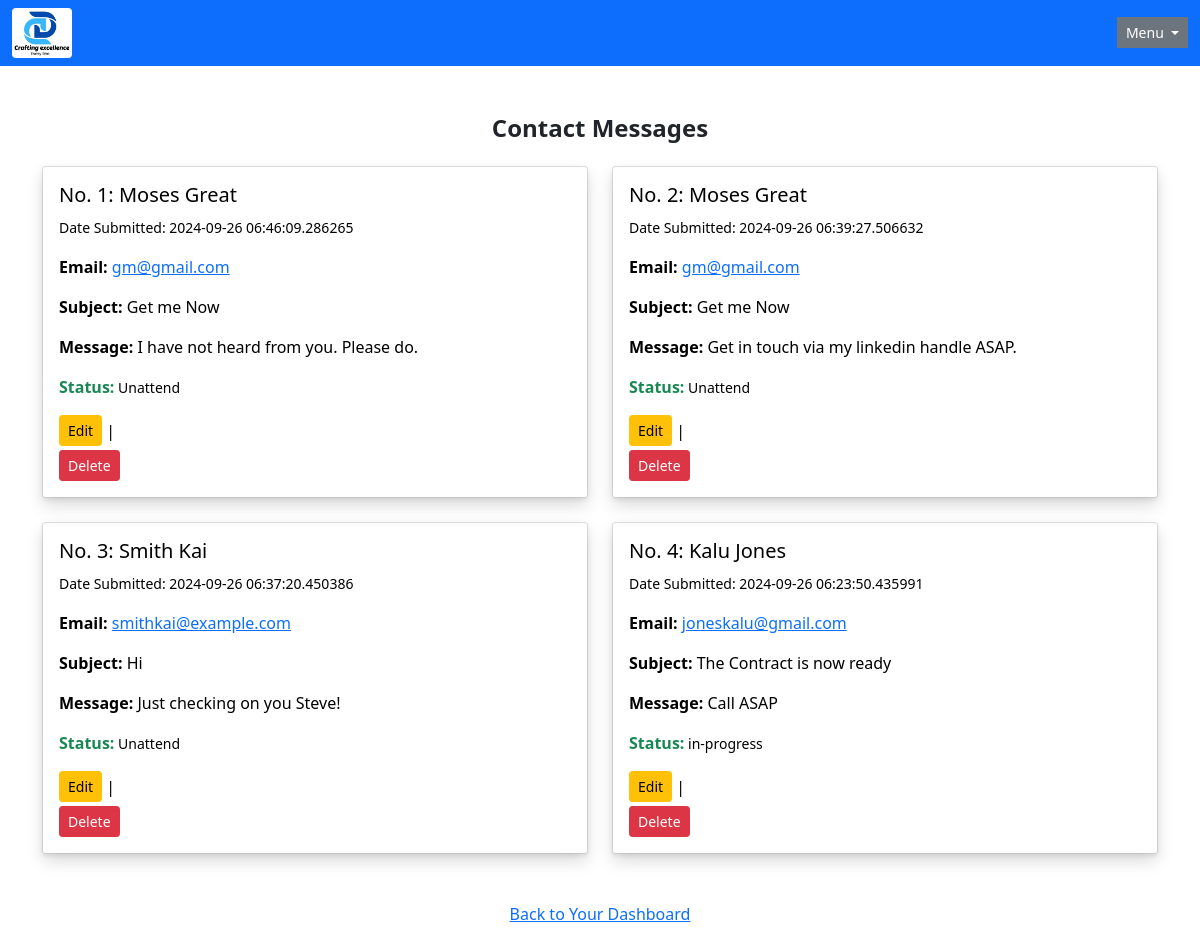
The app's page /contacts/view (signed in) with its own data.
### app/models/contact.py (models this page shows, shortened)
class ContactMessage(db.Model):
    __tablename__ = 'contactMessage'
    message_id: Mapped[str] = mapped_column(
            String(length=36), primary_key=True, default=str(uuid4())
    )
    date_submitted: Mapped[datetime] = mapped_column(
        DateTime, default=datetime.utcnow
    )
    name: Mapped[str] = mapped_column(
        String(length=100), unique=False
    )
    email: Mapped[str] = mapped_column(
        String(length=120), unique=False
    )
    subject: Mapped[str] = mapped_column(
        String(length=120), unique=False
    )
    message: Mapped[str] = mapped_column(Text)
    status: Mapped[str] = mapped_column(
        String(length=30), unique=False, default="Unattend"
    )

### app/routes/contacts.py (the view)
@contacts_bp.route("/contacts/view", methods=['GET'], strict_slashes=False)
@jwt_required()
def view_contact_messages():
        admin_id = get_jwt_identity()
        admin = Admin.query.filter_by(id=admin_id).first()
        if not admin:
            flash('You are not an admin', 'warning')
            return redirect(url_for('main.home.home_page'))
        contact_messages = ContactMessage.query.all()
        return render_template('view_contact_messages.html', contact_messages=contact_messages)

### app/routes/afterRequest.py (called while the page is built)
def refresh_expiring_jwts(response):
    try:
        exp_timestamp = get_jwt()["exp"]
        now = datetime.now(timezone.utc)
        target_timestamp = datetime.timestamp(now + timedelta(minutes=30))
        if target_timestamp > exp_timestamp:
            access_token = create_access_token(identity=get_jwt_identity())
            set_access_cookies(response, access_token)
        return response
    except (RuntimeError, KeyError):
        return response

### app/templates/view_contact_messages.html (shortened to what this page needs)
{% extends "admin-base.html" %}
{% block content %}
<div class="container my-5">
      <h1 class="h4 fw-bold text-dark text-center mb-4">Contact Messages</h1>
   <div class="row row-cols-1 row-cols-md-2 g-4">
   {% if contact_messages %}
    {% for contact_message in contact_messages[::-1] %}
     <div class="col">
       <div class="card h-100 shadow-sm">
         <div class="card-body shadow">
                <h5 class="card-title">No. {{ loop.index }}: {{ contact_message.name }}</h5>
                <p class="card-text"><small>Date Submitted: {{ contact_message.date_submitted }}</small></p>
                <p class="card-text"><strong>Email:</strong> <a href="mailto: {{ contact_message.email }}" target"_blank">{{ contact_message.email }}</a></p>
                <p class="card-text"><strong>Subject:</strong> {{ contact_message.subject }}</p>
                <p class="card-text"><strong>Message:</strong> {{ contact_message.message }}</p>
                <p class="card-text"><span class="text-success fw-bold">Status:</span><small> {{ contact_message.status }}</small></p>
                <a href="{{ url_for('main.contacts.update_contact_message', message_id=contact_message.message_id) }}", class="btn btn-sm btn-warning mb-1">Edit</a>
                   |
                <form action="{{ url_for('main.contacts.delete_contact_message', message_id=contact_message.message_id) }}" method='POST'>
                <button type='submit' class="btn btn-sm btn-danger" onclick="return confirm('Are you sure you want to delete this contact message?');">
                  Delete
                </button>
                </form>
         </div>
       </div>
     </div>
    {% endfor %}
   {% else %}
     <div class="container">
        <p class="text-center">No contact messages at the Moment</p>
     </div>
   {% endif %}
   </div>
</div>
{% endblock %}

### app/templates/admin-base.html (shortened to what this page needs)
<!doctype html>
<html lang="en">
  <head>
    <link href="https://cdn.jsdelivr.net/npm/bootstrap@5.0.2/dist/css/bootstrap.min.css" rel="stylesheet">
  </head>
  <body>
    <nav class="navbar navbar-expand-sm navbar-dark bg-primary">
      <div class="container-fluid">
        <img src="{{ url_for('static', filename='images/logo_port.png') }}" alt="Logo" class="img-fluid rounded" style="width: 60px;">
      <div class="collapse navbar-collapse" id="navbarSupportedContent">
        <div class="dropdown ms-auto bg-secondary">
          <button class="btn btn-secondary btn-sm dropdown-toggle" type="button" id="dropdownMenuButton1" data-bs-toggle="dropdown" aria-expanded="false">
               Menu
          </button>
        </div>
      </div>
    </nav>
    <section>
      {% block content %}
      {% endblock %}
    </section>
  </body>
   <footer>
           <p class="text-center"><a href="{{url_for('main.admindashboard.admindashboard_page')}}">Back to Your Dashboard</a></p>
   </footer>
</html

### app/templates/admin-base.html (style rules this page uses)
body { background-color: white; color: black; }

### records on screen
ContactMessage: name "Moses Great", date_submitted "2024-09-26 06:46:09.286265", email "gm@gmail.com", subject "Get me Now", message "I have not heard from you. Please do.", status "Unattend"
ContactMessage: name "Moses Great", date_submitted "2024-09-26 06:39:27.506632", email "gm@gmail.com", subject "Get me Now", message "Get in touch via my linkedin handle ASAP.", status "Unattend"
ContactMessage: name "Smith Kai", date_submitted "2024-09-26 06:37:20.450386", email "smithkai@example.com", subject "Hi", message "Just checking on you Steve!", status "Unattend"
ContactMessage: name "Kalu Jones", date_submitted "2024-09-26 06:23:50.435991", email "joneskalu@gmail.com", subject "The Contract is now ready", message "Call ASAP", status "in-progress"
